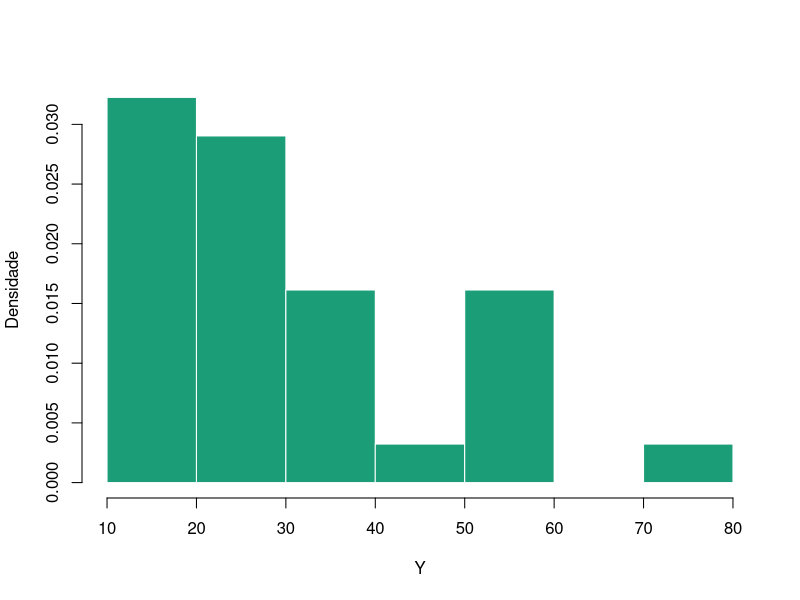
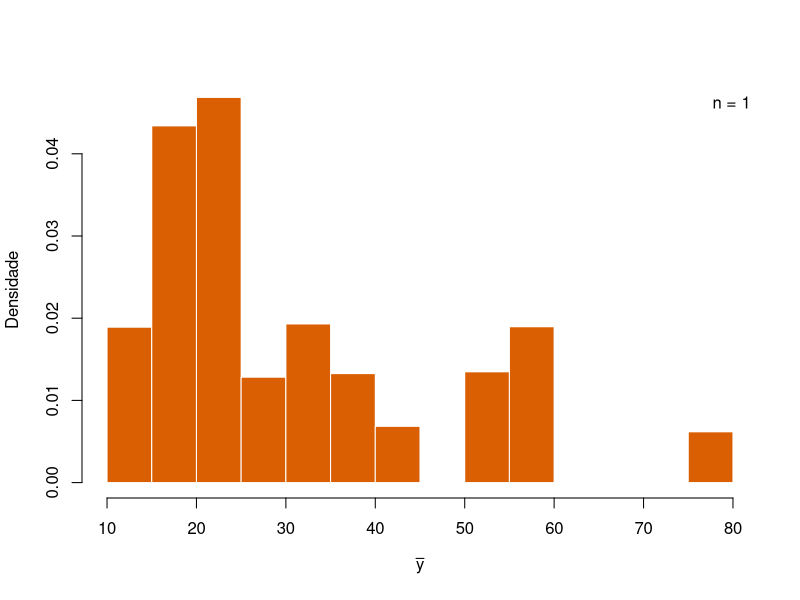
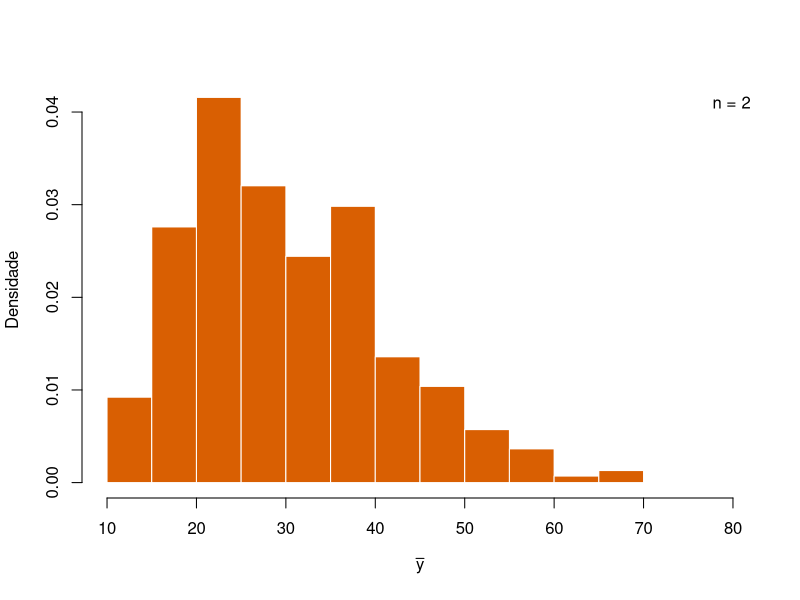
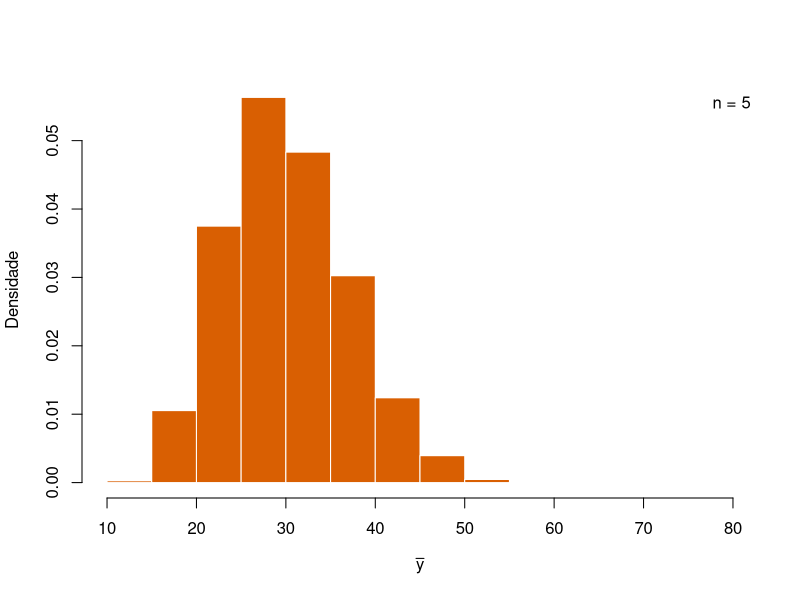
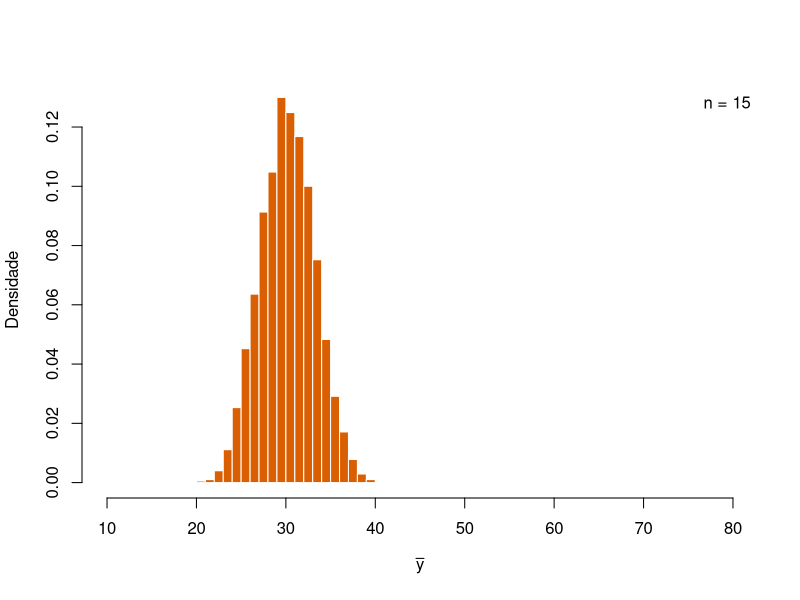
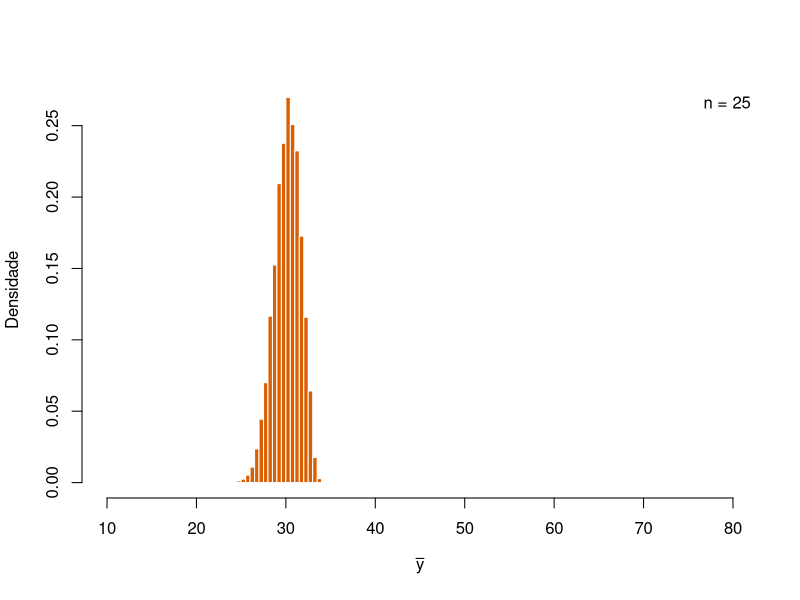
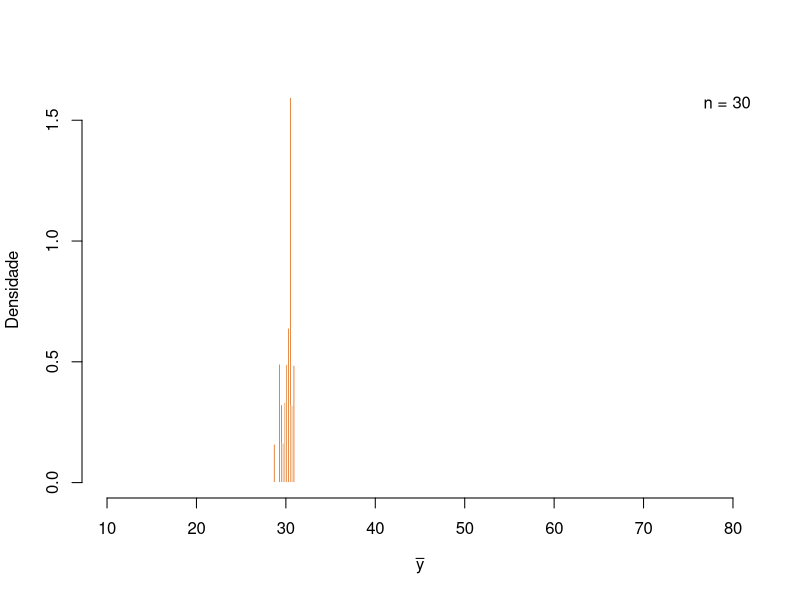

Write the R code that produced these figures, in order. (Note: this script raises an error after producing the figures.)
## ---- chunk 1

y <- trees$Volume
N <- length(y)
hist(y, probability = T,
     main = "",
     xlab = "Y",
     ylab = "Densidade",
     border = "white",
     col = "#1B9E77")


## ---- chunk 2

ybar <- numeric(0)

b <- 10000
n <- 1

for (k in 1:b){s <- sample(1:N, n); ybar[k] <- mean(y[s])}

hist(ybar, probability = T,
     main = "",
     xlab = expression(bar(y)),
     ylab = "Densidade",
     border = "white",
     col = "#D95F02",
     xlim = c(10,80))

legend("topright", legend = "n = 1", bty = "n")

## ---- chunk 3

n <- 2

for (k in 1:b){s <- sample(1:N, n); ybar[k] <- mean(y[s])}

hist(ybar, probability = T,
     main = "",
     xlab = expression(bar(y)),
     ylab = "Densidade",
     border = "white",
     col = "#D95F02",
     xlim = c(10,80))

legend("topright", legend = "n = 2", bty = "n")

## ---- chunk 4

n <- 5

for (k in 1:b){s <- sample(1:N, n); ybar[k] <- mean(y[s])}

hist(ybar, probability = T,
     main = "",
     xlab = expression(bar(y)),
     ylab = "Densidade",
     border = "white",
     col = "#D95F02",
     xlim = c(10,80))

legend("topright", legend = "n = 5", bty = "n")

## ---- chunk 5

n <- 15

for (k in 1:b){s <- sample(1:N, n); ybar[k] <- mean(y[s])}

hist(ybar, probability = T,
     main = "",
     xlab = expression(bar(y)),
     ylab = "Densidade",
     border = "white",
     col = "#D95F02",
     xlim = c(10,80))

legend("topright", legend = "n = 15", bty = "n")

## ---- chunk 6

n <- 25

for (k in 1:b){s <- sample(1:N, n); ybar[k] <- mean(y[s])}

hist(ybar, probability = T,
     main = "",
     xlab = expression(bar(y)),
     ylab = "Densidade",
     border = "white",
     col = "#D95F02",
     xlim = c(10,80))

legend("topright", legend = "n = 25", bty = "n")

## ---- chunk 7

n <- 30

for (k in 1:b){s <- sample(1:N, n); ybar[k] <- mean(y[s])}

hist(ybar, probability = T,
     main = "",
     xlab = expression(bar(y)),
     ylab = "Densidade",
     border = "white",
     col = "#D95F02",
     xlim = c(10,80))

legend("topright", legend = "n = 30", bty = "n")

## ---- chunk 8

knitr::include_graphics(here::here('images', 'aula-revisao', 'tcl-01.png'))

## ---- chunk 9

knitr::include_graphics(here::here('images', 'aula-revisao', 'tcl-02.png'))

## ---- chunk 10

knitr::include_graphics(here::here('images', 'aula-revisao', 'tcl-03.png'))

## ---- chunk 11

knitr::include_graphics(here::here('images', 'Statistically-Insignificant-barras02.jpg'))

